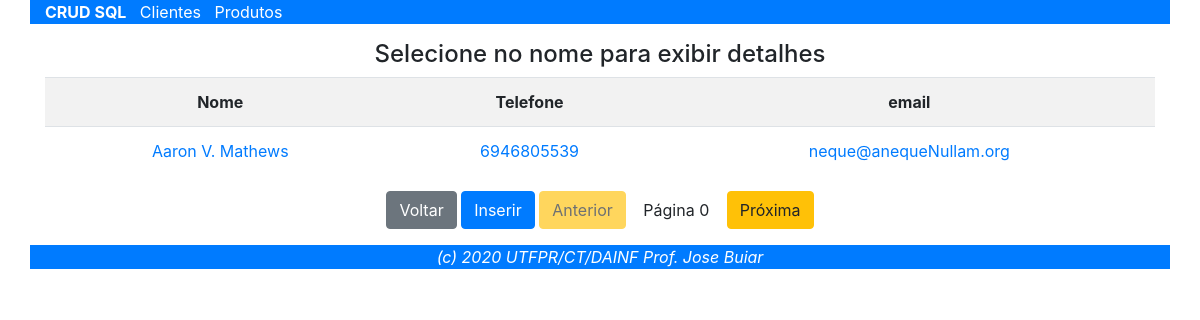
Screenshot of /parte-7/index.php?ctl=ClienteController&mtd=listar&pg=0 with the database file from the repository.
### tables this page shows
CREATE TABLE `cliente` (
  `id` int(11) NOT NULL,
  `nome` text NOT NULL,
  `cpf` decimal(11,0) NOT NULL,
  `telefone` decimal(11,0) NOT NULL,
  `email` text NOT NULL
);

### parte-7/ControllerBase.php (called while the page is built, shortened)
<?php
class ControllerBase {
    public function __construct() {
		$this->model = new $this->nomeModel;
	}
	public function chamarView($nomeView, $info=array()) {
		include "{$nomeView}.php";
	}
}

### parte-7/ControllerSql.php (called while the page is built, shortened)
<?php
class ControllerSql extends ControllerBase {
	public $nomeViewList='ViewListaLink';
	public function listar() {
		$dados = $this->model->read();
		$this->chamarView(
			$this->nomeViewList, array(
				'dados'	=>	$dados,
				'controller'	=>	get_class($this)
		));
	}
}

### parte-7/Conexao.php (called while the page is built, shortened)
<?php
class Conexao
{
    private static $conexao;
    public static function getInstance()
    {
        if (is_null(self::$conexao)) {
            self::$conexao = new \PDO(
				'mysql:host=localhost;port=3306;dbname=csm41',
				'csm41',
				'csm41'
			);
            self::$conexao->setAttribute(
				\PDO::ATTR_ERRMODE,
				\PDO::ERRMODE_EXCEPTION
			);
            self::$conexao->exec('set names utf8');
        }
        return self::$conexao;
    }
}

### parte-7/ModelSql.php (called while the page is built, shortened)
<?php
class ModelSql {
	protected	$tabela		=	null;
	protected	$colunas	=	array( );
	protected	$sort		=	array( );
	protected	$chave		=	null;
	function __construct() {
		$this->conexao = Conexao::getInstance();
	}
	public function read($selecionado=null) {
		$listaColunas = $this->chave .', '.
			implode(", ", $this->colunas);
		$listaWhere = $selecionado ?
			" WHERE $this->chave=".$_REQUEST[$this->chave]
			:  null;
		$listaSort = sizeof($this->sort) > 0 ?
			" ORDER BY ".implode(", ",$this->sort) :
			null;
		$query =
			"SELECT $listaColunas FROM $this->tabela ".
			"$listaWhere$listaSort";
        try {
			$stmt    = $this->conexao->prepare($query);
			$result  = array();
			if ($stmt->execute()) {
				while ($rs = $stmt->fetch()) {
					$result[] = $rs;
				}
			}
		}
		catch(PDOException $e) {
			alert("Erro em SELECT : ".$e->getMessage());
		}
		if ($selecionado == null) return $result;
		return $result[0];
	}
}

### parte-7/ClienteViewListaLink.php (the view, shortened to what this page needs)
<?php
$limite=12;
?>
<div class='container text-center'>
<div class='row'>
<div class='col-12'>
<h4>Selecione no nome para exibir detalhes</h4>
<table class='table table-striped'>
	<tr>
		<th>Nome</th>
		<th>Telefone</th>
		<th>email</th>
	</tr>
<?php
$contador=0;
$pagina = isset($_REQUEST['pg']) ? $_REQUEST['pg'] : 1;
$final=($pagina)*$limite;
foreach ($dados as $valor) {
	++$contador;
	$url="?ctl=".$controller."&mtd=buscar&id=".$valor['id'];
?>
	<tr>
		<td><a href='<?php print "$url";?>'><?php print $valor['nome'];?></a></td>
		<td><a href='<?php print "$url";?>'><?php print $valor['telefone'];?></a></td>
		<td><a href='<?php print "$url";?>'><?php print $valor['email'];?></a></td>
	</tr>
<?php
	if ( $contador >= ($final) ) break;
}
$anterior = $pagina<2 ? ' disabled' : null;
$proxima  = $pagina*$limite > sizeof($dados) ? ' disabled' : null;
?>
</table>
<a class='btn btn-secondary' href=?>Voltar</a>
<a class='btn btn-primary' href='?ctl=<?php print $controller; ?>&mtd=adicionar'>Inserir</a>
<a class='btn btn-warning<?php print $anterior;?>' href='?ctl=<?php print $controller; ?>&mtd=listar&pg=<?php print $pagina-1;?>'>Anterior</a>
<a class='btn btn-white'>Página <?php print $pagina;?></a>
<a class='btn btn-warning<?php print $proxima;?>' href='?ctl=<?php print $controller; ?>&mtd=listar&pg=<?php print $pagina+1;?>'>Próxima</a>
</div>
</div>
</div>

### rows the page displays
cliente: nome "Aaron V. Mathews", telefone "6946805539", email "neque@anequeNullam.org"

### other values shown
$pagina "0"
